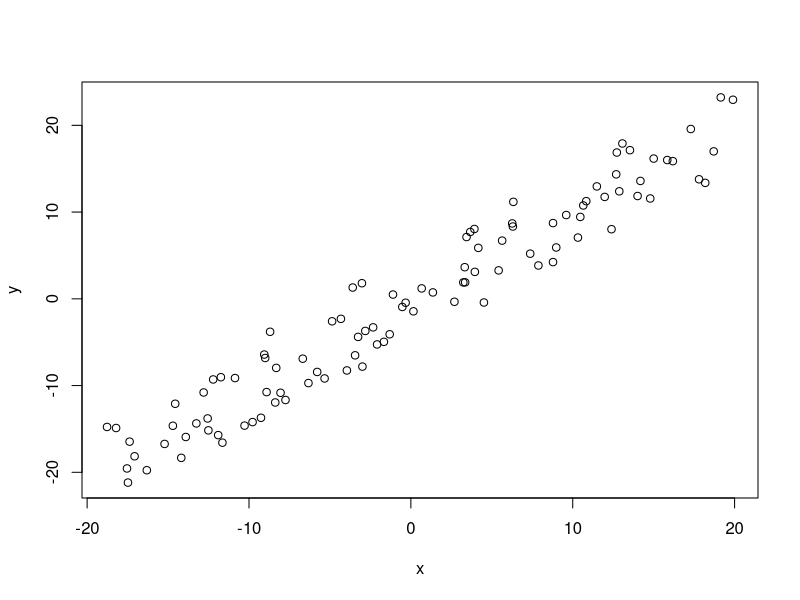

This figure's R source: (Note: this script raises an error after producing the figure.)
# Assignment 10 366

# Linear optimization finding function

# LECTURE OCT 19 366
# line of best fit

x = runif(100, min=-20, max=20)
j = runif(100, min=-5, max=5)
k = runif(100, min=-5, max=5)
y = x+j
z = x+k
plot(x,y)

# What do we mean by best?
# Calculates the line of best fit by minimizing the total errors
# It is assumed x,y are vectors of data of the same length
best.line = function(x,y){
  n = length(y)
  I = diag(n)
  ONE = rep(1, n)
  A.upper = cbind(x, ONE, -I)
  A.lower = cbind(x, ONE, I)
  A = rbind(A.upper, A.lower) # constructing the matrix of constraints
  dir = c( rep("<=", n), rep(">=", n))
  RHS = c(y,y)
  f = c(0,0, rep(1,n)) # Function we are minimizing
  lp("min", f, A, dir, RHS)$solution # the first two are the main interest
}

best.line(x,y) # the first two variables (a and b)

# add the line of best fit
curve(0.98456705*x, add=TRUE, col="red")

# PROBLEM 1
# Minimizing the linear function
#
minimize_func = function(x, y){
  n = length(y)
  I = diag(n)
  ONE = rep(1, n)
  ZERO = rep(0, n)
  A.upper = cbind(x, ONE, rep(-1,n), -I)
  A.lower = cbind(x, ONE, rep(-1,n), I)
  #A.theta2 = cbind(x, ONE, rep(-1, n), I)
  A = rbind(A.upper, A.lower, A.theta) # constructing the matrix of constraints
  dir = c( rep("<=", n), rep(">=", n), rep("<=", n))
  RHS = c(y,y,y)
  
  g = c(0,0,0, rep(1, n)) # a,b, theta the linear function being minimized
  lp("min", g, A, dir, RHS)$solution
}

sol = minimize_func(x,y)
max_error = max(sol[4:length(sol)])
sol
